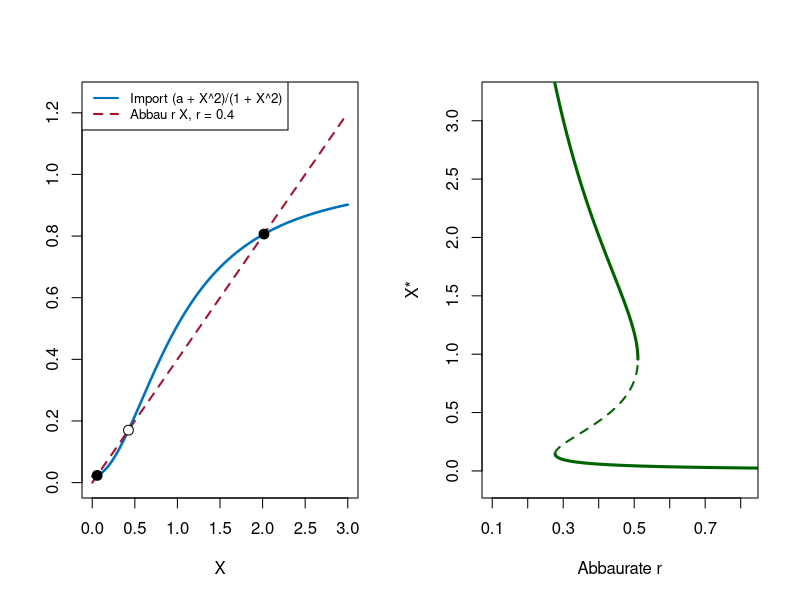

Reproduce this figure in R.
# Abb. 3.18: Genschalter des lac-Operons (Buch, Abschnitt 3.3, Gl. 3.23)
# dX/dt = (a + X^2)/(1 + X^2) - r X mit a = 0.02; links Import und Abbau für r = 0.4, rechts X* in Abhängigkeit von r (Hysterese)
# (c) 2026 Philipp Kügler · Programm zum Buch „Dynamische Systeme in den Lebenswissenschaften“ · MIT-Lizenz (siehe LICENSE)
a <- 0.02
imp <- function(X) (a + X^2) / (1 + X^2)
par(mfrow = c(1, 2))
X <- seq(0, 3, length.out = 400); r <- 0.4
plot(X, imp(X), type = "l", col = rgb(0, 0.447, 0.741), lwd = 2.5, ylim = c(0, 1.25), xlab = "X", ylab = "")
lines(X, r * X, lty = 2, col = rgb(0.64, 0.08, 0.18), lwd = 2)
# stationär: (a + X^2) = r X (1 + X^2), also -r X^3 + X^2 - r X + a = 0 (polyroot: Koeffizienten aufsteigend)
xs <- sort(Re(polyroot(c(a, -r, 1, -r))))
points(xs, r * xs, pch = 21, bg = c("black", "white", "black"), cex = 1.3)
cat("r = 0.4: X* =", sprintf("%.3f", xs), " (aus, Schwelle, an)\n")
legend("topleft", legend = c("Import (a + X^2)/(1 + X^2)", "Abbau r X, r = 0.4"), col = c(rgb(0, 0.447, 0.741), rgb(0.64, 0.08, 0.18)), lty = 1:2, lwd = 2, cex = 0.8)
# Bifurkationsdiagramm: zu jedem X* gehört r = Import(X*)/X*
Xs <- seq(0.005, 4, length.out = 4000); R <- imp(Xs) / Xs
i1 <- which.min(ifelse(Xs < 0.5, R, Inf))              # Umkehrpunkte der Kurve: kleinstes r auf dem unteren Ast,
i2 <- which.max(ifelse(Xs > 0.5 & Xs < 2, R, 0))       # größtes r auf dem mittleren Ast
gruen <- rgb(0, 0.39, 0)
plot(R[1:i1], Xs[1:i1], type = "l", col = gruen, lwd = 3, xlim = c(0.1, 0.82), ylim = c(-0.1, 3.2), xlab = "Abbaurate r", ylab = "X*")
lines(R[i1:i2], Xs[i1:i2], lty = 2, col = gruen, lwd = 2)
lines(R[i2:length(R)], Xs[i2:length(R)], col = gruen, lwd = 3)
cat(sprintf("bistabil für %.2f < r < %.2f\n", R[i1], R[i2]))
